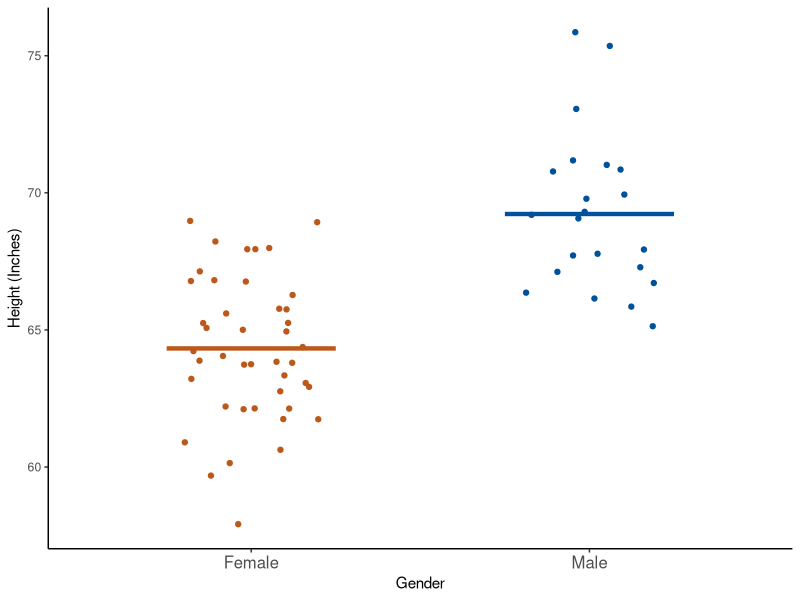
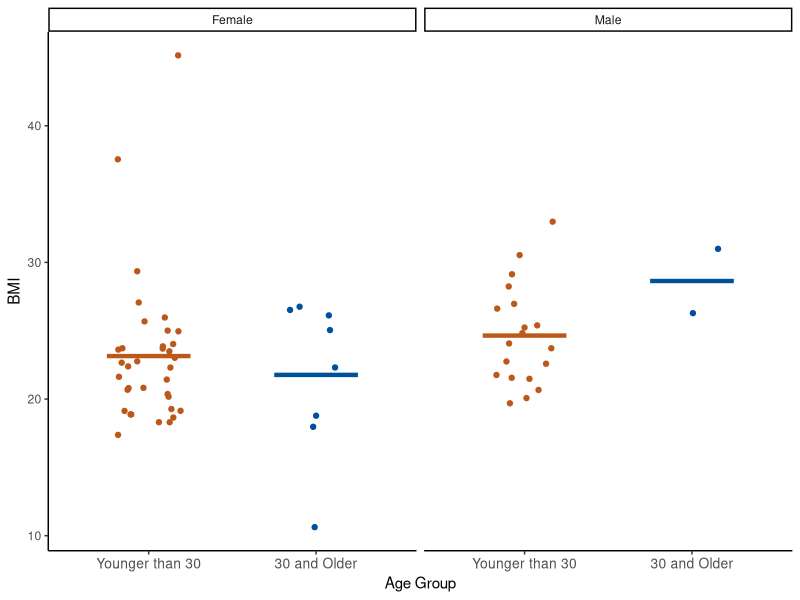

Recreate these plots in R, in order.
## ---- chunk 1
library(dplyr)
library(ggplot2)
## ---- chunk 2
class <- tibble(
  age       = c(32, 30, 32, 29, 24, 38, 25, 24, 48, 29, 22, 29, 24, 28, 24, 25, 
                25, 22, 25, 24, 25, 24, 23, 24, 31, 24, 29, 24, 22, 23, 26, 23, 
                24, 25, 24, 33, 27, 25, 26, 26, 26, 26, 26, 27, 24, 43, 25, 24, 
                27, 28, 29, 24, 26, 28, 25, 24, 26, 24, 26, 31, 24, 26, 31, 34, 
                26, 25, 27, NA),
  age_group = c(2, 2, 2, 1, 1, 2, 1, 1, 2, 1, 1, 1, 1, 1, 1, 1, 1, 1, 1, 1, 1, 
                1, 1, 1, 2, 1, 1, 1, 1, 1, 1, 1, 1, 1, 1, 2, 1, 1, 1, 1, 1, 1, 
                1, 1, 1, 2, 1, 1, 1, 1, 1, 1, 1, 1, 1, 1, 1, 1, 1, 2, 1, 1, 2, 
                2, 1, 1, 1, NA),
  gender    = c(2, 1, 1, 2, 1, 1, 1, 2, 2, 2, 1, 1, 2, 1, 1, 1, 1, 2, 2, 1, 1, 
                1, 1, 2, 1, 1, 2, 1, 1, 1, 2, 1, 1, 2, 2, 1, 2, 2, 1, 2, 2, 1, 
                1, 1, 1, 1, 1, 1, 1, 2, 2, 1, 1, 1, 1, 2, 2, 1, 1, 2, 1, 2, 1, 
                1, 1, 2, 1, NA),
  ht_in     = c(70, 63, 62, 67, 67, 58, 64, 69, 65, 68, 63, 68, 69, 66, 67, 65, 
                64, 75, 67, 63, 60, 67, 64, 73, 62, 69, 67, 62, 68, 66, 66, 62, 
                64, 68, NA, 68, 70, 68, 68, 66, 71, 61, 62, 64, 64, 63, 67, 66, 
                69, 76, NA, 63, 64, 65, 65, 71, 66, 65, 65, 71, 64, 71, 60, 62, 
                61, 69, 66, NA),
  wt_lbs    = c(216, 106, 145, 195, 143, 125, 138, 140, 158, 167, 145, 297, 146, 
                125, 111, 125, 130, 182, 170, 121, 98, 150, 132, 250, 137, 124, 
                186, 148, 134, 155, 122, 142, 110, 132, 188, 176, 188, 166, 136, 
                147, 178, 125, 102, 140, 139, 60, 147, 147, 141, 232, 186, 212, 
                110, 110, 115, 154, 140, 150, 130, NA, 171, 156, 92, 122, 102, 
                163, 141, NA),
  bmi       = c(30.99, 18.78, 26.52, 30.54, 22.39, 26.12, 23.69, 20.67, 26.29, 
                25.39, 25.68, 45.15, 21.56, 20.17, 17.38, 20.8, 22.31, 22.75, 
                26.62, 21.43, 19.14, 23.49, 22.66, 32.98, 25.05, 18.31, 29.13, 
                27.07, 20.37, 25.01, 19.69, 25.97, 18.88, 20.07, NA, 26.76, 
                26.97, 25.24, 20.68, 23.72, 24.82, 23.62, 18.65, 24.03, 23.86, 
                10.63, 23.02, 23.72, 20.82, 28.24, NA, 37.55, 18.88, 18.3, 
                19.13, 21.48, 22.59, 24.96, 21.63, NA, 29.35, 21.76, 17.97, 
                22.31, 19.27, 24.07, 22.76, NA),
  bmi_3cat  = c(3, 1, 2, 3, 1, 2, 1, 1, 2, 2, 2, 3, 1, 1, 1, 1, 1, 1, 2, 1, 1, 
                1, 1, 3, 2, 1, 2, 2, 1, 2, 1, 2, 1, 1, NA, 2, 2, 2, 1, 1, 1, 1, 
                1, 1, 1, 1, 1, 1, 1, 2, NA, 3, 1, 1, 1, 1, 1, 1, 1, NA, 2, 1, 
                1, 1, 1, 1, 1, NA)
) %>% 
  mutate(
    age_group = factor(age_group, labels = c("Younger than 30", "30 and Older")),
    gender = factor(gender, labels = c("Female", "Male")),
    bmi_3cat = factor(bmi_3cat, labels = c("Normal", "Overweight", "Obese"))
  ) %>% 
  print
## ---- chunk 3
class_summary <- class %>%
  filter(!is.na(ht_in)) %>%
  group_by(gender) %>%
  summarise(
    n = n(),
    mean = mean(ht_in),
    `standard deviation` = sd(ht_in),
    min = min(ht_in),
    max = max(ht_in)
  ) %>%
  print()
## ---- chunk 4
class %>% 
  filter(!is.na(ht_in)) %>% 
  ggplot(aes(x = gender, y = ht_in)) +
    geom_jitter(aes(col = gender), width = 0.20) +
    geom_segment(
      aes(x = c(0.75, 1.75), y = mean, xend = c(1.25, 2.25), yend = mean, col = gender), 
      size = 1.5, data = class_summary
    ) +
    scale_x_discrete("Gender") +
    scale_y_continuous("Height (Inches)") +
    scale_color_manual(values = c("#BC581A", "#00519B")) +
    theme_classic() +
    theme(legend.position = "none", axis.text.x = element_text(size = 12))
## ---- chunk 5
class_summary <- class %>%
  filter(!is.na(bmi)) %>%
  group_by(gender, age_group) %>%
  summarise(
    n = n(),
    mean = mean(bmi),
    `standard deviation` = sd(bmi),
    min = min(bmi),
    max = max(bmi)
  ) %>%
  print()
## ---- chunk 6
class %>% 
  filter(!is.na(bmi)) %>% 
  ggplot(aes(x = age_group, y = bmi)) +
    facet_wrap(vars(gender)) +
    geom_jitter(aes(col = age_group), width = 0.20) +
    geom_segment(
      aes(x = rep(c(0.75, 1.75), 2), y = mean, xend = rep(c(1.25, 2.25), 2), yend = mean, 
          col = age_group),
      size = 1.5, data = class_summary
    ) +
    scale_x_discrete("Age Group") +
    scale_y_continuous("BMI") +
    scale_color_manual(values = c("#BC581A", "#00519B")) +
    theme_classic() +
    theme(legend.position = "none", axis.text.x = element_text(size = 10))
